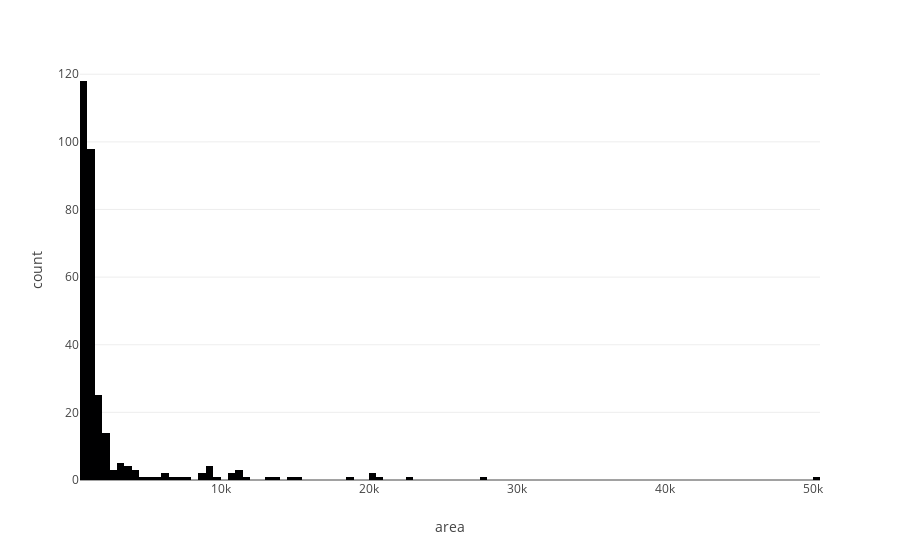

Write notebook code for a chart like this one.
### Code cell
fig

### Figure 1 — Plotly figure (JSON) as saved in the notebook; plotly's stock layout.template omitted (floating-point values rounded to 4 significant figures; data arrays with more than 128 entries replaced by an {"elided": "..."} marker saying what was removed)
{"data": [{"bingroup": "x", "hovertemplate": "area=%{x}<br>count=%{y}<extra></extra>", "legendgroup": "", "marker": {"color": "#000001", "pattern": {"shape": ""}}, "name": "", "nbinsx": 100, "orientation": "v", "showlegend": false, "type": "histogram", "x": {"elided": "302 int values"}, "xaxis": "x", "yaxis": "y"}], "layout": {"barmode": "relative", "legend": {"tracegroupgap": 0}, "margin": {"t": 60}, "xaxis": {"anchor": "y", "domain": [0, 1], "title": {"text": "area"}}, "yaxis": {"anchor": "x", "domain": [0, 1], "title": {"text": "count"}}}}
